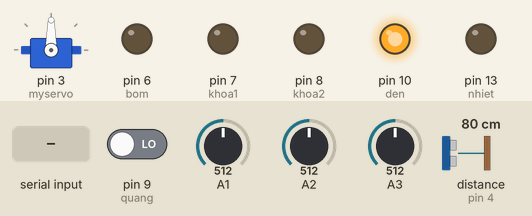
The sketch below on a simulated Arduino Uno, built with avr-gcc and run on an emulated ATmega328P. Parts: servo, output pins drawn as LEDs (lit = HIGH). Wiring (inferred from the names in the program): ultrasonic range finder: trigger pin 5; echo pin 4. Dashed ring = blinking. The inputs (shaded band) are chosen by the test bench; at power-on: pin 9 (quang) LOW, A1 = 512, A2 = 512, A3 = 512, distance to the obstacle (sensor on pin 4) 80 cm. The echo pulse lasts 58.3 µs per cm; pins used as bus, display or sensor lines are not drawn; what the sketch prints to the serial monitor is not drawn.

Above: at 1.9 s.
2.0 s: "1" received over Serial
At 3.0 s:
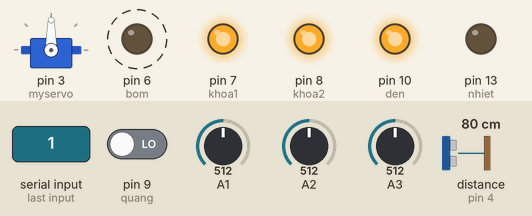
5.9 s: byte 112 ('p') received over Serial
At 7.4 s:
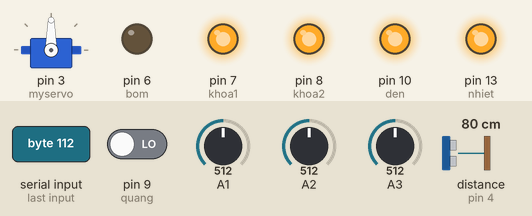
8.1 s: pin 9 (quang) driven HIGH
At 10.1 s:
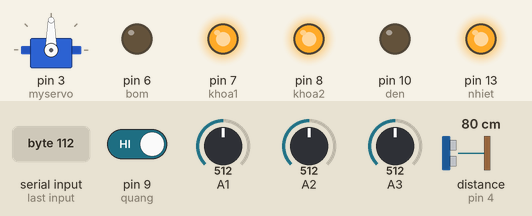
10.4 s: byte 57 ('9') received over Serial
At 11.7 s:
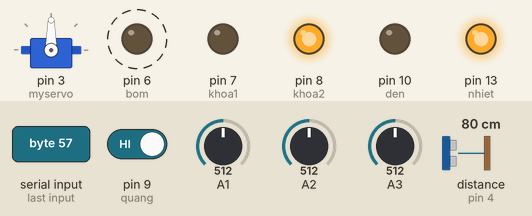
14.7 s: byte 115 ('s') received over Serial
At 15.8 s:
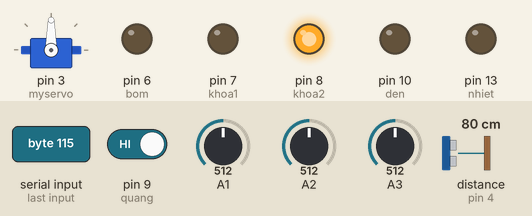
17.0 s: byte 116 ('t') received over Serial
At 18.5 s:
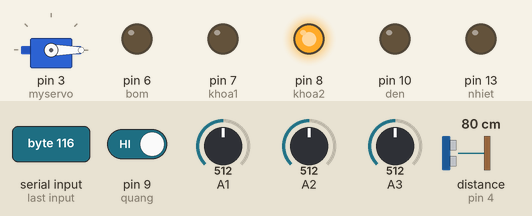
Timing chart, 0 to 20.0 s (numbered marks = the images above; inputs shaded):
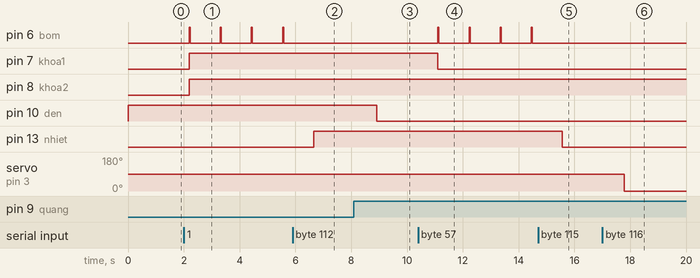

Measured:
- after the input at 2.0 s, pin 6 (bom): alternates HIGH for 0.04 s and LOW for 1.1 s, starting after 0.20 s; pin 7 (khoa1), pin 8 (khoa2): LOW → HIGH after 0.20 s
- after the input at 5.9 s, pin 6 (bom): stops changing and stays LOW; pin 13 (nhiet): LOW → HIGH after 0.75 s
- after the input at 8.1 s, pin 10 (den): HIGH → LOW after 0.82 s
- after the input at 10.4 s, pin 6 (bom): alternates HIGH for 0.04 s and LOW for 1.1 s, starting after 0.71 s; pin 7 (khoa1): HIGH → LOW after 0.71 s
- after the input at 14.7 s, pin 6 (bom): stops changing and stays LOW; pin 13 (nhiet): HIGH → LOW after 0.87 s
- after the input at 17.0 s, servo on pin 3 (myservo): 90° → 0° after 0.79 s

The sketch:

auto_farm_2.ino
```cpp
//************************************************BLUETOOTH****************************************************************
//AUTO BÊN SIM QUẢN LÝ
#include <Servo.h>
Servo myservo;
int quang = 9;
int den = 10;
int nhiet = 13;//Chân lấy A1
int khoa1 = 7; //Chân kích khóa 1
int khoa2 = 8; //Chân kích khóa 2
int bom = 6; //Chân kích bơm nước
int reset = 11; //chan reset
const int trig = 5;     // chân trig của HC-SR04
const int echo = 4;     // chân echo của HC-SR04
char blue;
String x;
void setup() {
  digitalWrite(reset,HIGH);
  myservo.attach(3); //Chân phát góc cho Servo. Why chọn chân D3 ? Vì nó là chân PWM
  Serial.begin(9600);
//  Serial.println("HE THONG TUOI");
//  delay(2000);
//  Serial.println("Loading..");
//  delay(2000);
  pinMode(quang,INPUT);
  pinMode(den,OUTPUT);
  pinMode(nhiet,OUTPUT);
  pinMode(khoa1,OUTPUT);
  pinMode(khoa2,OUTPUT);
  pinMode(bom,OUTPUT);
  pinMode(A2,INPUT);
  pinMode(A3,INPUT);
  pinMode(A1,INPUT);
  pinMode(trig,OUTPUT);   // chân trig sẽ phát tín hiệu
  pinMode(echo,INPUT);    // chân echo sẽ nhận tín hiệu
  pinMode(reset,OUTPUT);
  digitalWrite(nhiet, LOW);
}
void loop() {
    unsigned long val_time; // biến đo thời gian
    int khoangcach;           // biến lưu khoảng cách

    /* Phát xung từ chân trig */
    digitalWrite(trig,0);   // tắt chân trig
    delayMicroseconds(2);
    digitalWrite(trig,1);   // phát xung từ chân trig
    delayMicroseconds(5);   // xung có độ dài 5 microSeconds
    digitalWrite(trig,0);   // tắt chân trig

    // Tính time
    // Đo độ rộng xung HIGH ở chân echo.
    val_time = pulseIn(echo,HIGH);
    // Tính khoảng cách đến vật.
    khoangcach = int(val_time/2/29.412);
    //****************************
      int value1 = map(analogRead(A2), 0, 1023, 99, 0); //đọc độ ẩm 1
      int value2 = map(analogRead(A3), 0, 1023, 99, 0); //đọc độ ẩm 2
      float value3 = (analogRead(A1)*5.0*1000.0/1024.0)/10;//TÍNH NHIỆT
      int value4 = digitalRead(quang);
  //**********************************************************************
        if (value4 == HIGH)
          {
              x = "ON ";
          }
        else
             {
            x = "OFF";
             }
        if (khoangcach > 14)
            {
                digitalWrite(bom, LOW);
            }
        if (x == "OFF")
            {
                digitalWrite(den, HIGH);
            }
        else
            {
                digitalWrite(den, LOW);
            }

  ////////////////////////////////////////////////////////////////////////////////
  Serial.print("Độ ẩm luống 1: ");
  Serial.print(value1); //Đưa lên app Bluetooth
  Serial.print("%");
  Serial.println("");
  Serial.print("Độ ẩm luống 2: ");
  Serial.print(value2); //Đưa lên app Bluetooth
  Serial.print("%");
  Serial.println("");
  Serial.print("Nhiệt độ: ");
  Serial.print(value3, 1);//Đưa lên app Bluetooth
  Serial.print("độ C");
  Serial.println("");
  Serial.print("Khoảng cách nước: ");
  Serial.print(khoangcach);
  Serial.println("cm");
  Serial.print("Ánh sáng: ");
  Serial.print(x);
  Serial.println("          ");
  delay(1000);

 //  New CODE *****************************
    if (value1 < 20 && value2 <20)
        {
          Serial.println("Vuon thieu nuoc");
          //delay(2000);
        }
        else
        {
          Serial.println("Vuon du nuoc");
        //  delay(2000);
        }
        if (value2 < 20 && value1 > 20)
        {
          Serial.println("Luong 1 du nuoc");
          Serial.println("Luong 2 thieu nuoc");
         // delay(2000);
        }
        if (value1 < 20 && value2 > 10)
        {
          Serial.println("Luong 1 thieu nuoc");
          Serial.println("Luong 2 du nuoc");
          //delay(2000);
        }
        if (value3 > 40)
        {
          Serial.println("Troi Nong");
          //delay(2000);
        }
        else
        {
          Serial.println("Khong khi mat me");
          //delay(2000);
        }

  // *****************************************************

    if (Serial.available() > 0)
    {
   blue = Serial.read();
   }
   // câu lệnh nhiều chọn lựa... Giống Pascal Case ...of
   switch (blue)
   {
    case '0': //Auto
    Serial.print("0");
    if (value1 < 10 && value2 < 10 )
        {
          digitalWrite(bom,HIGH);
          digitalWrite(khoa1,HIGH);
          digitalWrite(khoa2,HIGH);
        }
        else {
          digitalWrite(khoa1,LOW);
          digitalWrite(bom,LOW);
          digitalWrite(khoa2,LOW);
             }
     if (value1 < 10 && value2 >10)
          {
            digitalWrite(bom,HIGH);
            digitalWrite(khoa1,HIGH);
            digitalWrite(khoa2,LOW);
          }
      if (value1 > 10 && value2 <10)
          {
            digitalWrite(bom,HIGH);
            digitalWrite(khoa1,LOW);
            digitalWrite(khoa2,HIGH);
          }
     if (value3 > 40)
         {
          digitalWrite(nhiet,HIGH);
        }
        else {
          digitalWrite(nhiet,LOW);
        }
   break;
   case 'W': //Auto quá khô
    if (value1 <= 2 && value2 <= 2 )
        {
          digitalWrite(bom,HIGH);
          digitalWrite(khoa1,HIGH);
          digitalWrite(khoa2,HIGH);
        }
        else {
          digitalWrite(khoa1,LOW);
          digitalWrite(bom,LOW);
          digitalWrite(khoa2,LOW);
             }
     if (value1 <= 2 && value2 > 2)
          {
            digitalWrite(bom,HIGH);
            digitalWrite(khoa1,HIGH);
            digitalWrite(khoa2,LOW);
          }
      if  ( value1 > 2 && value2 <= 2)
          {
            digitalWrite(bom,HIGH);
            digitalWrite(khoa1,LOW);
            digitalWrite(khoa2,HIGH);
          }
     if (value3 > 41)
         {
          digitalWrite(nhiet,HIGH);
        }
        else {
          digitalWrite(nhiet,LOW);
        }
   break;
  case '1': //CA VUON
    digitalWrite(bom,HIGH);
    digitalWrite(khoa1,HIGH);
    digitalWrite(khoa2,HIGH);
    break;
  case '2': //reset system
     digitalWrite(reset,LOW);
     break;
  case '3': //BAT LUONG1
    digitalWrite(bom,HIGH);
    digitalWrite(khoa1,HIGH);
    digitalWrite(khoa2,LOW);
  break;
   case '4': //TAT LUONG1
     digitalWrite(bom,LOW);
     digitalWrite(khoa1,LOW);
     digitalWrite(khoa2,LOW);
  break;
  case '5': //BATLUONG2
     digitalWrite(bom,HIGH);
     digitalWrite(khoa1,LOW);
     digitalWrite(khoa2,HIGH);
     break;
  case '6': //TAT LUONG2
     digitalWrite(bom,LOW);
     digitalWrite(khoa1,LOW);
     digitalWrite(khoa2,LOW);
     break;
   case '7': // bat ca vuon 1m
    digitalWrite(bom,HIGH);
    digitalWrite(khoa1,HIGH);
    digitalWrite(khoa2,HIGH);
    //xóa delay();
    break;
    //xóa case 'a':
   case '8': //BAT LUONG1
    digitalWrite(bom,HIGH);
    digitalWrite(khoa1,HIGH);
    digitalWrite(khoa2,LOW);
    break;
     case '9': //BATLUONG2 1m
     digitalWrite(bom,HIGH);
     digitalWrite(khoa1,LOW);
     digitalWrite(khoa2,HIGH);  //xóa delay
     break;
     case 'p': // Chân phun (chân thứ 13) ON
     digitalWrite(nhiet,HIGH);
     break;
     case 's'://Chân phun nhiêt (chân thứ 13) OFF
     digitalWrite(nhiet,LOW);
     break;
     case 't':
     myservo.write(0);
     break;
     case 'f':// Nếu mở van nước
     myservo.write(30);
     break;
     case 'r':
     myservo.write(90);
     break;
  default:
   break;
   }
   delay(30); // Cho code mượt
}
```
